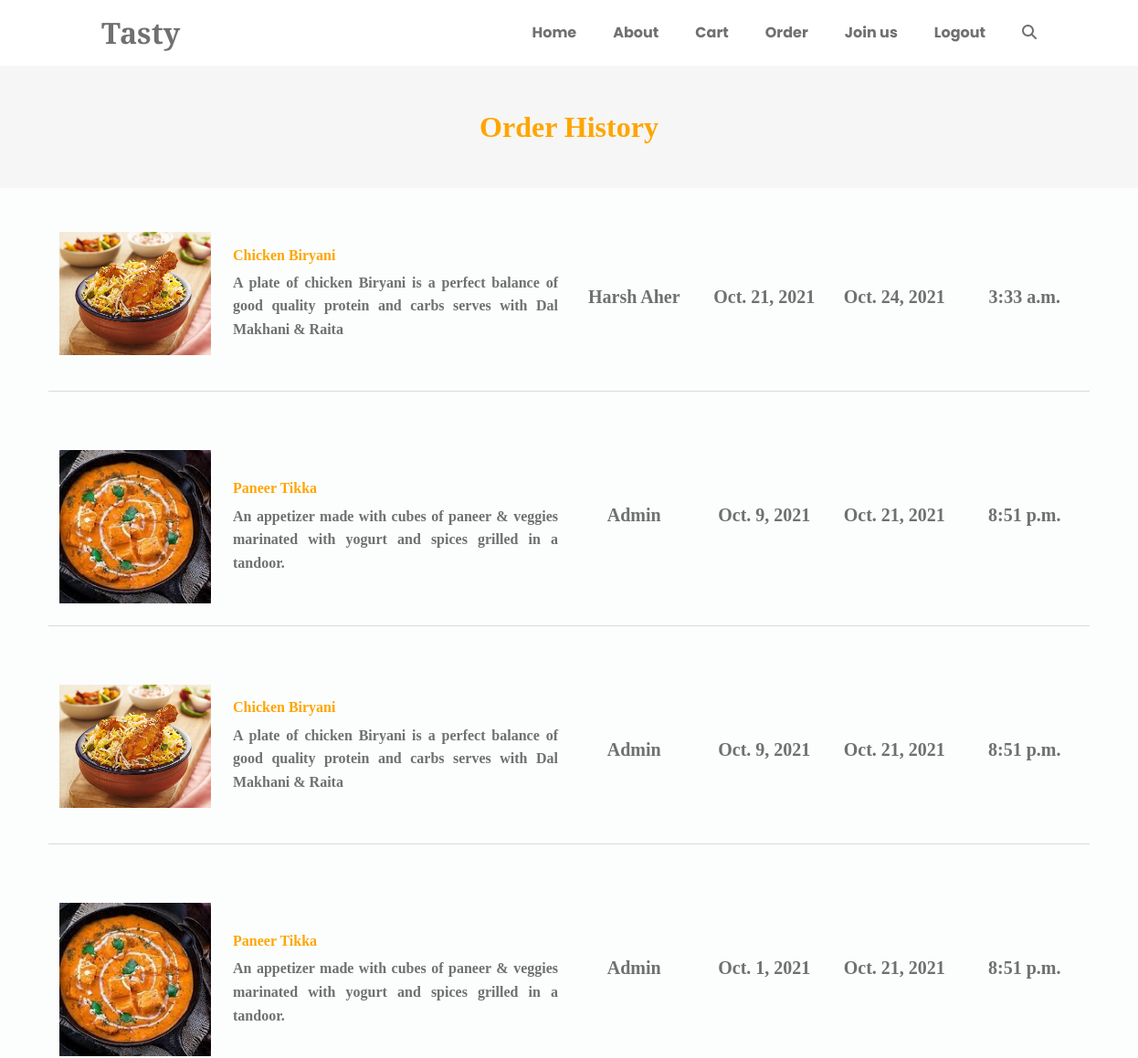
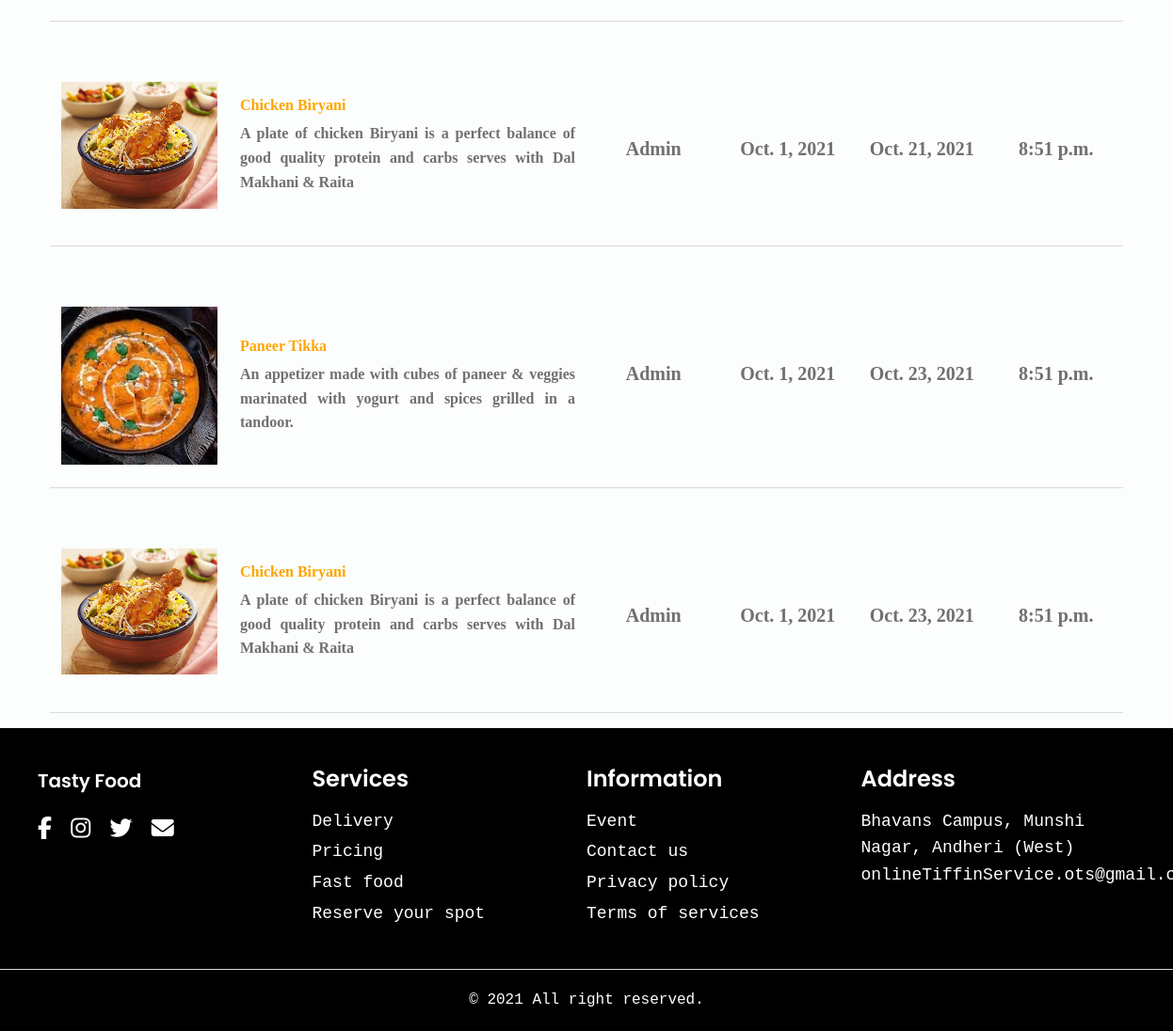
Page /hotel/orders/ (signed in) on the committed database (2 pictures, top to bottom).
### hotel_register/models.py (models this page shows, shortened)
class Menu(models.Model):
    hotel = models.ForeignKey(Hotel, models.CASCADE)
    name = models.CharField(max_length=100)
    price = models.IntegerField()
    description = models.CharField(max_length=1000)
    image = models.ImageField(upload_to="menu")
    food_type = models.CharField(max_length=20, choices=MENU_CHOICE)
    calories = models.DecimalField(default=0, blank=False, null=False, max_digits=8, decimal_places=2)
    protein = models.DecimalField(default=0, blank=False, null=False, max_digits=8, decimal_places=2)
    fats = models.DecimalField(default=0, blank=False, null=False, max_digits=8, decimal_places=2)
    sugar = models.DecimalField(default=0, blank=False, null=False, max_digits=8, decimal_places=2)

### food/models.py (models this page shows)
class Order(models.Model):
    user = models.ForeignKey(CustomUser, on_delete=models.CASCADE)
    menu_items = models.ManyToManyField(Menu)
    order_from = models.DateField(null=True, blank=True)
    order_till = models.DateField(null=True, blank=True)
    delivery_time = models.TimeField(null=True, blank=True)
    quantity = models.CharField(max_length=1000000, default="")
    price = models.IntegerField(default=0)

### CustomUser/models.py (models this page shows, shortened)
class CustomUser(AbstractUser):
    name = models.CharField(max_length=50)
    email = models.EmailField(max_length=200, unique=True)
    number = models.IntegerField()
    city = models.CharField(max_length=100, default='', null=False, blank=False)
    auth_token = models.CharField(max_length=100)
    is_admin = models.BooleanField(default=False)
    is_staff = models.BooleanField(default=False)
    is_active = models.BooleanField(default=True)
    is_superuser = models.BooleanField(default=False)
    is_verified = models.BooleanField(default=False)
    objects = CustomUserManager()
    username = None
    first_name = None
    last_name = None
    groups = None
    user_permissions = None
    last_login = None
    USERNAME_FIELD = 'email'
    REQUIRED_FIELDS = ['name', 'number']
    def __str__(self):
        return self.name

### hotel_register/views.py (the view)
# urls.py: path('orders/', views.owner_orders, name="owner_orders"),
def owner_orders(request):
    hotel_form = Hotel_Form.objects.get(customer = request.user)
    hotels = Hotel.objects.filter(registation_form = hotel_form)
    all_orders = Order.objects.all().order_by('-id')
    order_products = []
    for order in all_orders:
        for menu in order.menu_items.all():
            if menu.hotel in hotels:
                order_products.append(order)
                break
    return render(request, 'hotel_register/owner_order.html', {"order_products": order_products})

### hotel_register/templates/hotel_register/owner_order.html (shortened to what this page needs)
{% extends "food/base.html" %}
{% load static %}
{% block style %}
    <link rel="stylesheet" href="{% static 'css/order.css' %}">
{% endblock style %}
{% block content %}
{% if order_products %}
<div class="container-fluid d-flex justify-content-center bg_white py-4">
    <h5 class="fw-bold text_grey mb-0">Fast Delivary</h5>
    <h5 class="fw-bold text_grey mx-3 px-3 side_border mb-0">Fast Return</h5>
    <h5 class="fw-bold text_grey mb-0">Easy To Shop</h5>
</div>
<div class="container-fluid bg_grey py-5">
    <h2 class="text-center fw-bold text_orange">Order History</h2>
</div>
<div class="container">
    {% for order_product in order_products %}
        {% for menu in order_product.menu_items.all %}
        <div class="row mt-5">
            <div class="col-12 col-lg-6">
                <div class="row d-flex align-items-center px-3 px-md-0">
                    <div class="col-12 col-md-4 mb-4 mb-md-0">
                        <img class="cart_img" src="{{menu.image.url}}" alt="Product Image">
                    </div>
                    <div class="col-12 col-md-8">
                        <h6 class="fw-bold text_orange">{{menu.name}}</h6>
                        <p class="fw-bold text_grey product_desc mb-0">{{menu.description}}</p>
                    </div>
                </div>
            </div>
            <div class="col-12 col-lg-6">
                <div class="row">
                    <div class="col-6 col-md-3 d-flex justify-content-center align-items-center min_height"><h5 class="fw-bold">{{order_product.user}}</h5></div>
                    <div class="col-6 col-md-3 d-flex justify-content-center align-items-center min_height"><h5 class="fw-bold price">
                        {% if order_product.order_from %}
                        {{order_product.order_from}}
                        {% else %}
                        Only for one day
                        {% endif %}
                    </h5></div>
                    <div class="col-6 col-md-3 d-flex justify-content-center align-items-center min_height"><h5 class="fw-bold price ">
                        {% if order_product.order_till %}
                        {{order_product.order_till}}
                        {% endif %}
                    </h5></div>
                    <div class="col-6 col-md-3 d-flex justify-content-center align-items-center min_height"><h5 class="fw-bold price">{{order_product.delivery_time}}</h5></div>
                </div>
            </div>
            <hr class="mt-4">
        </div>
        {% endfor %}
    {% endfor %}
</div>
{% endif %}
{% endblock content %}

### food/static/css/home.css (style rules this page uses)
@media screen and (min-width: 768px) { :root { --biggest-font-size: 4rem; --h1-font-size: 2.25rem; --h2-font-size: 1.5rem; --h3-font-size: 1.25rem; --normal-font-size: 1rem; --small-font-size: 0.875rem; --smaller-font-size: 0.813rem; } }
html { scroll-behavior: smooth; }
body { margin: var(--header-height) 0 0 0; font-family: var(--body-font); font-size: var(--normal-font-size); background-color: var(--body-color); color: var(--text-color); line-height: 1.6; }
h1, h2, h3, p, ul { margin: 0; }
img { max-width: 100%; height: auto; }
@media screen and (min-width: 768px) { body { margin: 0; } }

### food/static/css/base.css (style rules this page uses)
:root { --header-height: 3rem; --first-color: #483519; --first-color-alt: orange; --title-color: #393939; --text-color: #707070; --text-color-light: #a6a6a6; --body-color: #fbfefd; --container-color: #ffffff; --body-font: Poppins, sans-serif; --biggest-font-size: 2.25rem; --h1-font-size: 1.5rem; --h2-font-size: 1.25rem; --h3-font-size: 1rem; --normal-font-size: 0.938rem; --small-font-size: 0.813rem; --smaller-font-size: 0.75rem; --font-medium: 500; --font-semi-bold: 600; --mb-1: 0.5rem; --mb-2: 1rem; --mb-3: 1.5rem; --mb-4: 2rem; --mb-5: 2.5rem; --mb-6: 3rem; --z-tooltip: 10; --z-fixed: 100; }
@media screen and (min-width: 768px) { :root { --biggest-font-size: 4rem; --h1-font-size: 2.25rem; --h2-font-size: 1.5rem; --h3-font-size: 1.25rem; --normal-font-size: 1rem; --small-font-size: 0.875rem; --smaller-font-size: 0.813rem; } }
html { scroll-behavior: smooth; }
body { margin: var(--header-height) 0 0 0; font-family: var(--body-font); font-size: var(--normal-font-size); background-color: var(--body-color); color: var(--text-color); line-height: 1.6; }
h1, h2, h3, p, ul { margin: 0; }
img { max-width: 100%; height: auto; }
@media screen and (min-width: 768px) { body { margin: 0; } }
.text_orange, .text_orange:hover { color: var(--first-color-alt)!important; }

### food/static/css/order.css (style rules this page uses)
body { font-family: "Times New Roman", Times, serif; }
.bg_grey { background-color: rgb(246, 246, 246); }
.side_border { border-left: 3px solid grey; border-right: 3px solid grey; }
.cart_img { width: 100%; max-height: 300px; }
.product_desc { text-align: justify; }
.min_height { min-height: 150px; }
.text_orange { color: orange !important; }

### rows in the picture
Order: user "Harsh Aher", order_from "Oct. 21, 2021", order_till "Oct. 24, 2021", delivery_time "3:33 a.m."
Menu: image (picture), name "Chicken Biryani", description "A plate of chicken Biryani is a perfect balance of good quality protein and carbs serves with Dal Makhani & Raita"
Order: user "Admin", order_from "Oct. 9, 2021", order_till "Oct. 21, 2021", delivery_time "8:51 p.m."
Menu: image (picture), name "Paneer Tikka", description "An appetizer made with cubes of paneer & veggies marinated with yogurt and spices grilled in a tandoor."
Order: user "Admin", order_from "Oct. 1, 2021", order_till "Oct. 21, 2021", delivery_time "8:51 p.m."
Order: user "Admin", order_from "Oct. 1, 2021", order_till "Oct. 23, 2021", delivery_time "8:51 p.m."
